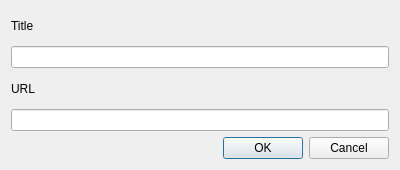
<?xml version="1.0" encoding="UTF-8"?>
<ui version="4.0">
 <class>CreateRepoDialog</class>
 <widget class="QDialog" name="CreateRepoDialog">
  <property name="geometry">
   <rect>
    <x>0</x>
    <y>0</y>
    <width>400</width>
    <height>170</height>
   </rect>
  </property>
  <property name="windowTitle">
   <string>Add GeoGig server</string>
  </property>
  <layout class="QVBoxLayout" name="verticalLayout">
   <item>
    <widget class="QLabel" name="label">
     <property name="text">
      <string>Title</string>
     </property>
    </widget>
   </item>
   <item>
    <widget class="QLineEdit" name="titleBox"/>
   </item>
   <item>
    <widget class="QLabel" name="label_3">
     <property name="text">
      <string>URL</string>
     </property>
    </widget>
   </item>
   <item>
    <widget class="QLineEdit" name="urlBox"/>
   </item>
   <item>
    <widget class="QDialogButtonBox" name="buttonBox">
     <property name="orientation">
      <enum>Qt::Horizontal</enum>
     </property>
     <property name="standardButtons">
      <set>QDialogButtonBox::Cancel|QDialogButtonBox::Ok</set>
     </property>
    </widget>
   </item>
  </layout>
 </widget>
 <resources/>
 <connections/>
</ui>
